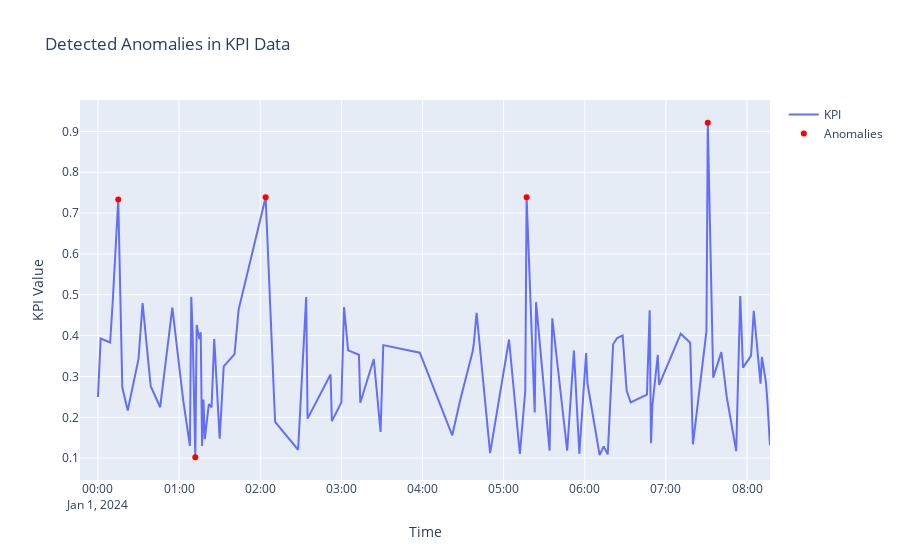

Notebook source saved alongside this figure:
### Code cell
# Plot the KPI values and anomalies
fig = go.Figure()
fig.add_trace(go.Scatter(x=test_data['timestamp'], y=test_data['kpi'], mode='lines', name='KPI'))
fig.add_trace(go.Scatter(x=anomalies['timestamp'], y=anomalies['kpi'], mode='markers', name='Anomalies', marker=dict(color='red')))
fig.update_layout(title='Detected Anomalies in KPI Data', xaxis_title='Time', yaxis_title='KPI Value')
fig.show()
